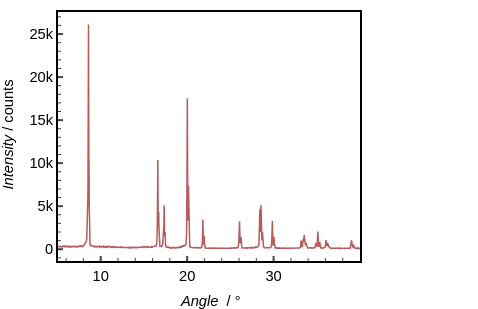

The notebook cell saved with this chart:
### Code cell
##### XRD plot in the project style

# ---- Style definitions (as in the other project plots) ----
my_color_scale = ["#b95b5b", "#daa24e", "#f6e7b1", "#a3d1d0", "#5c8b9d"]
LINE_COLOR = my_color_scale[0]          # first colour of the colour scale (from the left)

WIDTH_CM   = 14.0
HEIGHT_CM  = 8.0
DPI_SCREEN = 119
WIDTH_PX   = int(WIDTH_CM  * DPI_SCREEN / 2.54)
HEIGHT_PX  = int(HEIGHT_CM * DPI_SCREEN / 2.54)

# ---- Prepare the data ----
df_plot = raw_data[0].copy()
df_plot['Angle']     = pd.to_numeric(df_plot['Angle'], errors='coerce')
df_plot['Intensity'] = pd.to_numeric(df_plot['Intensity'], errors='coerce')

# ---- Plot ----
fig = go.Figure()
fig.add_trace(go.Scatter(
    x=df_plot['Angle'],
    y=df_plot['Intensity'],
    mode='lines',
    line=dict(color=LINE_COLOR, width=1.5),
    name='scLNO13',
))

# was: apply_style_simple(fig, x_label='<i> Angle </i> / °', y_label='<i> Intensity </i>/ counts')
apply_style(fig, '<i> Angle </i> / °', '<i> Intensity </i>/ counts', plot_w_cm=OVERVIEW_W_CM, plot_h_cm=OVERVIEW_H_CM,
            x_tickformat='uniform', y_tickformat='uniform', showlegend=SHOW_LEGEND)
fig.update_layout(showlegend=False)

# save
fig.write_html(images_outdir + outname + ".html")
fig.write_image(images_outdir + outname + ".svg")   # SVG (Vektorgrafik)
fig.show()

### Figure 1 — Plotly figure (JSON) as saved in the notebook; plotly's stock layout.template omitted (floating-point values rounded to 4 significant figures; data arrays with more than 128 entries replaced by an {"elided": "..."} marker saying what was removed)
{"data": [{"line": {"color": "#b95b5b", "width": 1.5}, "mode": "lines", "name": "scLNO13", "type": "scatter", "x": {"elided": "4879 float values"}, "y": {"elided": "4879 float values"}}], "layout": {"font": {"color": "black", "family": "Arial", "size": 14.67}, "height": 309, "legend": {"bgcolor": "rgba(255,255,255,0)", "font": {"size": 10.67}, "x": 1.02, "xanchor": "left", "y": 1, "yanchor": "top"}, "margin": {"autoexpand": false, "b": 48, "l": 58, "r": 118, "t": 12}, "paper_bgcolor": "white", "plot_bgcolor": "white", "showlegend": false, "title": {}, "width": 478, "xaxis": {"automargin": false, "gridcolor": "lightgrey", "gridwidth": 0.5, "linecolor": "black", "linewidth": 2, "minor": {"ticklen": 3, "ticks": "inside", "tickwidth": 1}, "mirror": true, "showgrid": false, "showline": true, "showticklabels": true, "tickfont": {"size": 14.67}, "ticklen": 5, "ticks": "inside", "tickwidth": 2, "title": {"font": {"size": 14.67}, "text": "<i> Angle </i> / °"}}, "yaxis": {"automargin": false, "gridcolor": "lightgrey", "gridwidth": 0.5, "linecolor": "black", "linewidth": 2, "minor": {"ticklen": 3, "ticks": "inside", "tickwidth": 1}, "mirror": true, "showgrid": false, "showline": true, "showticklabels": true, "tickfont": {"size": 14.67}, "ticklen": 5, "ticks": "inside", "tickwidth": 2, "title": {"font": {"size": 14.67}, "text": "<i> Intensity </i>/ counts"}}}}
